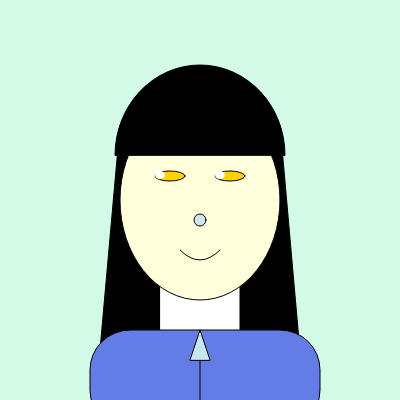
Frame 1 (no input)
Frame 60 (no input): identical to frame 1, image omitted
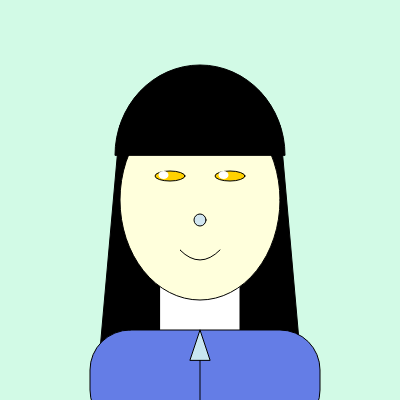
Frame 120 (the mouse pressed at the canvas centre since frame 60)

The p5.js sketch that drew these frames (run headless with seeded random() and noise() and a simulated clock; from frame 60 on, the mouse is pressed at the canvas centre):

// p5.js sketch
// ── sketch.js

function setup() {
  createCanvas(400, 400);
}

function draw() {
  
  background(210,250,230);
  console.log("x: " + mouseX + ", y: " + mouseY);
fill(0,0,0);
beginShape();
  vertex(100,350);
  vertex(120,125);
  vertex(280,125);
  vertex(300,352);
  endShape(close);
  //back hair
  
fill(255,255,255);
  rect(160, 280, 80, 100);
  //neck
  
fill(100,125,230)
rect(90,330,230,100,40,40);
  //cloth
line(width/2,330,width/2,400);
  fill(200,230,240);
  triangle(190, 360, width/2, 330, 210, 360);
  
fill (255,255,220);
  ellipse(width/2, height/2, 160,200);
  //face
  
fill(255,210,0);
  ellipse(170, 176, 30, 10);
  ellipse(230, 176, 30, 10);
  //eyes
  
fill(210,230,240); 
  circle(width/2, height/2+20, 12);
  //nose
  
fill(0,0,0);
  arc(width/2, 180-25, 170, 180,PI,0,CHORD);
  //bangs

noFill();
strokeWeight(1);
beginShape();
vertex(180, 250);
quadraticVertex(200, 270, 220, 250);
endShape();
  //mouth
  
fill(255,255,255);
  push();
noStroke();
  let x1 = map(mouseX, 0, width, 160, 167);
  ellipse(x1, 175, 10, 8);
  let x2 = map(mouseX, 0, width, 220, 227);
  ellipse(x2, 175, 10, 8);
  pop();
  //？？？？？

}
